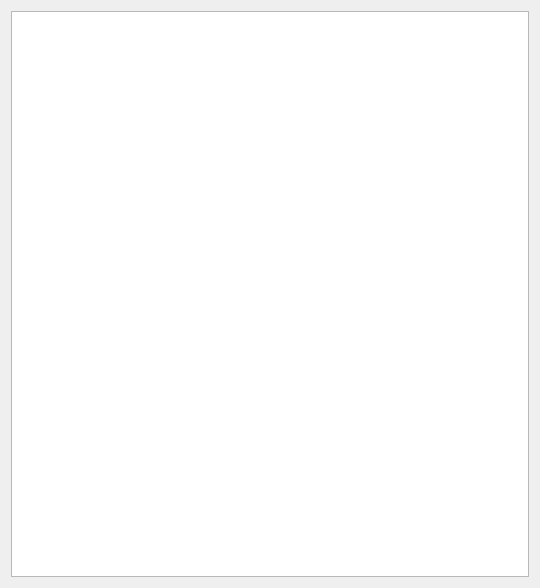
<?xml version="1.0" encoding="UTF-8"?>
<ui version="4.0">
 <class>Dialog</class>
 <widget class="QWidget" name="Dialog">
  <property name="geometry">
   <rect>
    <x>0</x>
    <y>0</y>
    <width>540</width>
    <height>588</height>
   </rect>
  </property>
  <property name="windowTitle">
   <string>Form</string>
  </property>
  <layout class="QVBoxLayout" name="verticalLayout">
   <item>
    <widget class="QTreeView" name="view">
     <property name="editTriggers">
      <set>QAbstractItemView::NoEditTriggers</set>
     </property>
     <property name="selectionMode">
      <enum>QAbstractItemView::NoSelection</enum>
     </property>
     <property name="rootIsDecorated">
      <bool>true</bool>
     </property>
     <attribute name="headerVisible">
      <bool>false</bool>
     </attribute>
    </widget>
   </item>
  </layout>
 </widget>
 <resources>
  <include location="resources.qrc"/>
 </resources>
 <connections/>
</ui>
